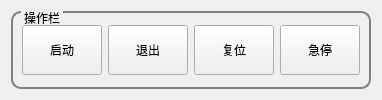
                  <widget class="QWidget" name="tab_mannalControl">
                   <attribute name="title">
                    <string>手动控制台</string>
                   </attribute>
                   <layout class="QHBoxLayout" name="horizontalLayout_9">
                    <item>
                     <widget class="QGroupBox" name="gBox_tab_fsm_operate">
                      <property name="styleSheet">
                       <string notr="true">QGroupBox{

border-width:2px;

border-style:solid;

border-radius: 10px;

border-color:gray;

margin-top:0.5ex;

}

QGroupBox::title{

subcontrol-origin:margin;

subcontrol-position:top left;

left:10px;

margin-left:0px;

padding:0 1px;

}</string>
                      </property>
                      <property name="title">
                       <string>操作栏</string>
                      </property>
                      <layout class="QVBoxLayout" name="verticalLayout_11">
                       <item>
                        <layout class="QHBoxLayout" name="hLayout_tab_fsm_121">
                         <item>
                          <widget class="QPushButton" name="btn_tab_fsm_run">
                           <property name="maximumSize">
                            <size>
                             <width>150</width>
                             <height>50</height>
                            </size>
                           </property>
                           <property name="text">
                            <string>启动</string>
                           </property>
                          </widget>
                         </item>
                         <item>
                          <widget class="QPushButton" name="btn_tab_fsm_exit">
                           <property name="maximumSize">
                            <size>
                             <width>150</width>
                             <height>50</height>
                            </size>
                           </property>
                           <property name="text">
                            <string>退出</string>
                           </property>
                          </widget>
                         </item>
                         <item>
                          <widget class="QPushButton" name="btn_tab_fsm_reset">
                           <property name="maximumSize">
                            <size>
                             <width>150</width>
                             <height>50</height>
                            </size>
                           </property>
                           <property name="text">
                            <string>复位</string>
                           </property>
                          </widget>
                         </item>
                         <item>
                          <widget class="QPushButton" name="btn_tab_fsm_quickstop">
                           <property name="maximumSize">
                            <size>
                             <width>150</width>
                             <height>50</height>
                            </size>
                           </property>
                           <property name="text">
                            <string>急停</string>
                           </property>
                          </widget>
                         </item>
                        </layout>
                       </item>
                      </layout>
                     </widget>
                    </item>
                   </layout>
                  </widget>
